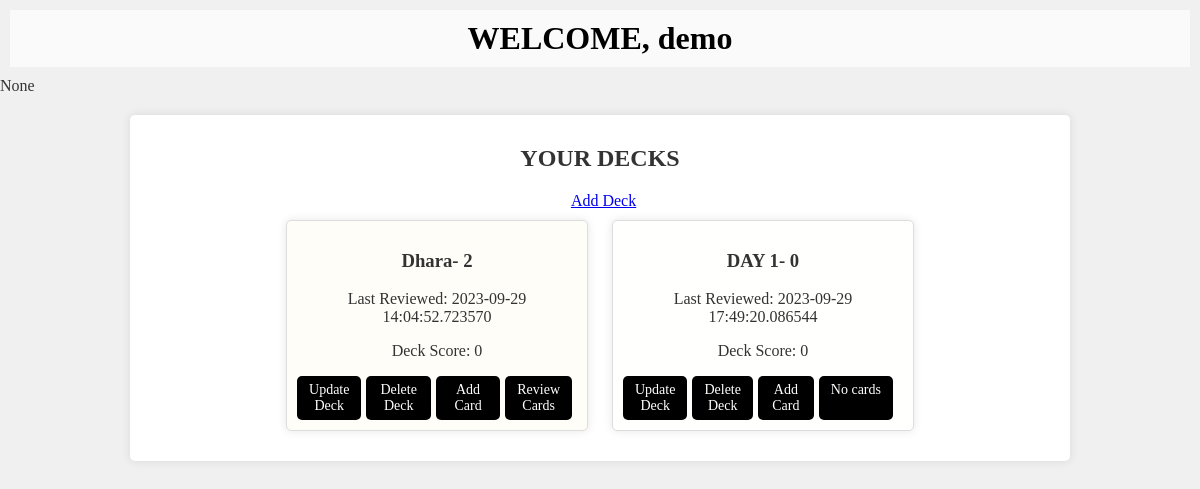
The page /user_dashboard/1 on the database as committed earlier.
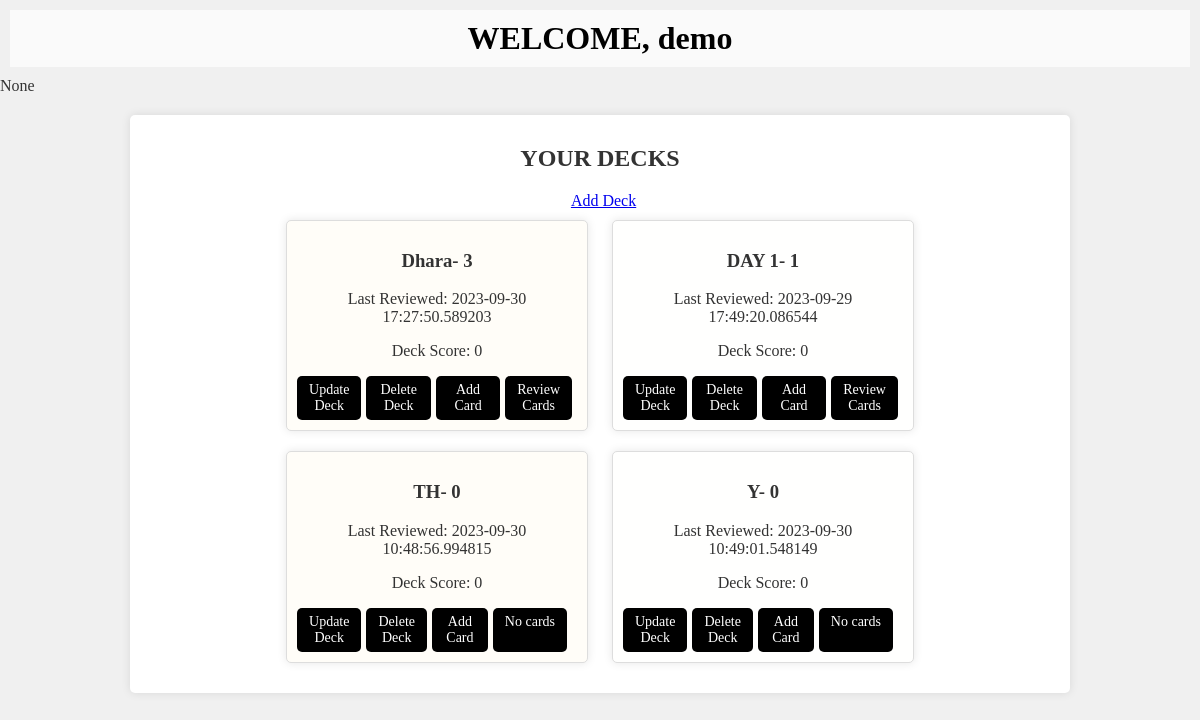
The same page on the database as committed later.
### app.py (models this page shows, shortened)
class User(db.Model):
        id = db.Column(db.Integer, primary_key = True, autoincrement=True)
        username = db.Column(db.String(200), nullable = False)
        email = db.Column(db.String(200), nullable = False)
        password = db.Column(db.String(8), nullable = False)
        user_decks = relationship('Deck')

class Deck(db.Model):
        id = db.Column(db.Integer, primary_key = True, autoincrement=True)
        name = db.Column(db.String(200), nullable = False)
        last_reviewed = db.Column(db.DateTime , default = datetime.now())
        deck_score = db.Column(db.Integer, nullable = False)
        cards = relationship('Card' , cascade="all, delete-orphan")
        user_id = db.Column(db.Integer, db.ForeignKey('user.id'), nullable=False)
        deck_user = relationship('User', overlaps="user_decks")

### app.py (the view)
@app.route('/user_dashboard/<int:user_id>',methods =['GET'])
def user_dashboard(user_id):
    msg = request.args.get('msg')
    user = User.query.get_or_404(user_id)
    print(user.user_decks)
    return render_template('user_dashboard.html', user = user, msg = msg)

### templates/user_dashboard.html (shortened to what this page needs)
<!DOCTYPE html>
<html lang="en">
<head>
</head>
<body>
    <header>
        <h1 style="background-color: rgba(255, 255, 255, 0.7); padding: 10px;">WELCOME, {{ user.username }}</h1>
    </header>
    {{msg}}
    <div class="container">
        <h2>YOUR DECKS</h2>
        <div style="text-align: center;">
            &nbsp <a href="/add_deck/{{ user.id }}"> Add Deck</a> <br>
            {% for deck in user.user_decks %}
        <div class="card">
            <h3>{{ deck.name }}- {{deck.cards | length}}</h3>
            <p>Last Reviewed: {{ deck.last_reviewed }}</p>
            <p>Deck Score: {{ deck.deck_score }}</p>
            <div class="card-buttons">
                <a href="/update_deck/{{ deck.id }}" class="btn">Update Deck</a>
                <a href="/delete_deck/{{ deck.id }}" class="btn">Delete Deck</a>
                <a href="/add_card/{{ deck.id }}" class="btn">Add Card</a>
                {% if deck.cards and deck.cards|map(attribute='card_score')|sum > 0 %}
                    <a href="/review_cards/{{ deck.id }}" class="btn">Review Cards</a>
                {% elif deck.cards|length==0 %}
                    <span class="btn">No cards</span>
                {% else %}
                    <a href="/reset_deck/{{ deck.id }}" class="btn">Reset Cards</a>
                {% endif %}
            </div>
        </div>
        {% endfor %}
    </div>
</body>
</html>

### templates/user_dashboard.html (style rules this page uses)
body, h1 { margin: 0; padding: 0; }
body { font-family: "Times New Roman", Times, serif; background-image: url('/static/background.png'); background-color: #f0f0f0; color: #333; }
header { background: url('/static/background.png') center center no-repeat; background-size: cover; color: #000; text-align: center; padding: 10px; }
.container { max-width: 900px; margin: 20px auto; background-color: #fff; padding: 20px; border-radius: 5px; box-shadow: 0px 0px 10px rgba(0, 0, 0, 0.1); }
.card { border: 1px solid #ddd; padding: 10px; margin: 10px; border-radius: 5px; display: inline-block; width: calc(33.33% - 20px); box-shadow: 0px 0px 10px rgba(0, 0, 0, 0.1); background-color: #fff; }
.card:nth-child(odd) { background-color: #FFFDF8; }
.card:nth-child(even) { background-color: #FFFFFE; }
.card a { margin-right: 10px; text-decoration: none; }
.container h2 { text-align: center; margin-top: 0; padding-top: 10px; }
.btn { background-color: black; color: white; padding: 6px 12px; border: none; border-radius: 5px; text-decoration: none; margin-right: 10px; cursor: pointer; font-size: 14px; }
.card-buttons { display: flex; justify-content: space-between; margin-top: 10px; }
.card-buttons a.btn { flex: 1; margin-right: 5px; }

Rows that differ between the two databases and show on the page:
changed Deck "Dhara": cards|length "2" → "3"; last_reviewed "2023-09-29 14:04:52.723570" → "2023-09-30 17:27:50.589203"
computed for Deck "DAY 1": cards|length "0" → "1"; text "No cards" → "Review Cards"
added Deck: name "TH", cards|length "0", last_reviewed "2023-09-30 10:48:56.994815", deck_score "0", shows "No cards"
added Deck: name "Y", cards|length "0", last_reviewed "2023-09-30 10:49:01.548149", deck_score "0", shows "No cards"
